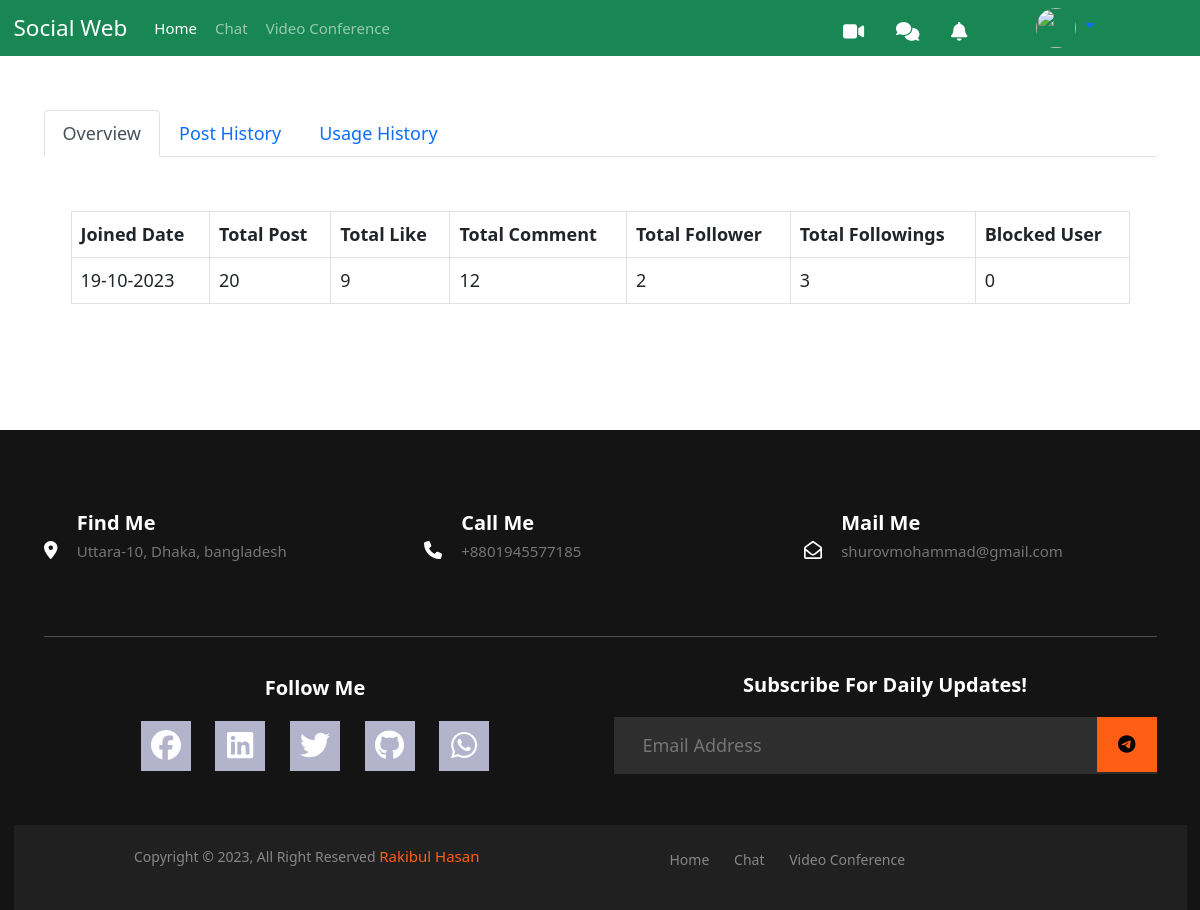
Screenshot of /reports/shurov64/ (signed in) with the database file from the repository.
### base/models.py (models this page shows, shortened)
class Profile(models.Model):
    user = models.OneToOneField(User, on_delete=models.CASCADE,  null=True, blank=True)
    bio = models.CharField(null=True, blank=True, max_length= 121)
    about = models.TextField(null=True, blank=True)
    profileimg = models.ImageField(upload_to='profile/', default='blank-profile-picture.png', max_length=250)
    location = models.CharField(max_length=100, null=True, blank=True)
    country = models.CharField(max_length=100,  null=True, blank=True)
    facebook =models.URLField(max_length=200, null=True, blank=True)
    twitter =models.URLField(max_length=200, null=True, blank=True)
    linkdin = models.URLField(max_length=200, null=True, blank=True)
    github = models.URLField(max_length=200, null=True, blank=True)
    created_at = models.DateTimeField(auto_now_add=True)
    updated_at = models.DateTimeField(auto_now=True)
    total_post = models.IntegerField(default=0)
    total_follower = models.IntegerField(default=0)
    total_following = models.IntegerField(default=0)
    followers = models.ManyToManyField(User, related_name='followers', blank=True)
    following = models.ManyToManyField(User, related_name='following', blank=True)
    blocklist = models.ManyToManyField(User, related_name='blocklist', blank=True)

### base/views.py (the view)
# urls.py: path('reports/<str:username>/', views.reports, name='reports'),
@login_required(login_url='/login/')
def reports(request, username):
    user = User.objects.get(username = username)
    overview = Profile.objects.get(user = user)
    posts = Post.objects.filter(authorprofile = overview)
    total_comments = 0
    for post in posts:
       total_comments +=  post.total_comment
    likes = Like.objects.filter(post__in =posts)
    total_likes = len(likes)
    log_history = UserLoginHistory.objects.filter(user = user)
    context = {
        'overview': overview,
        'total_likes': total_likes,
        'comment': comment,
        'total_comments': total_comments,
        'posts': posts,
        'log_history': log_history,
    }
    return render(request, 'base/reports.html', context)

### chat/views.py (called while the page is built)
def custom_processor(request):
    if request.user.is_authenticated:
        notification_count = Notification.objects.filter(receiver=request.user, is_read= False).count()
    else:
        notification_count = 0
    return {"notification_count": notification_count}

### base/templates/base/reports.html (shortened to what this page needs)
{% extends 'base/base.html' %}
{% block content %}
<div class="container mt-5">
    <div class="row">
        <div class="col">
            <nav>
                <div class="nav nav-tabs" id="nav-tab" role="tablist">
                  <button class="nav-link active" id="nav-overview-tab" data-bs-toggle="tab" data-bs-target="#nav-overview" type="button" role="tab" aria-controls="nav-home" aria-selected="true">Overview</button>
                  <button class="nav-link" id="nav-post-tab" data-bs-toggle="tab" data-bs-target="#nav-post" type="button" role="tab" aria-controls="nav-profile" aria-selected="false">Post History</button>
                  <button class="nav-link" id="nav-usage-tab" data-bs-toggle="tab" data-bs-target="#nav-usage" type="button" role="tab" aria-controls="nav-contact" aria-selected="false">Usage History</button>
                </div>
            </nav>
        </div>
    </div>
    <div class="row">
        <div class="col">
            <div class="tab-content" id="nav-tabContent">
                <div class="tab-pane fade show active" id="nav-overview" role="tabpanel" aria-labelledby="nav-overview-tab">
                    <div class="container table-responsive py-5">
                        <table class="table table-bordered table-hover">
                        <thead class="thead-dark">
                            <tr>
                            <th scope="col">Joined Date</th>
                            <th scope="col">Total Post</th>
                            <th scope="col">Total Like</th>
                            <th scope="col">Total Comment</th>
                            <th scope="col">Total Follower</th>
                            <th scope="col">Total Followings</th>
                            <th scope="col">Blocked User</th>
                            </tr>
                        </thead>
                        <tbody>
                            <tr>
                            <td>{{ request.user.date_joined|date:"d-m-Y" }}</td>
                            <td>{{ overview.total_post }}</td>
                            <td>{{ total_likes }}</td>
                            <td>{{ total_comments }}</td>
                            <td>{{ overview.followers.count }}</td>
                            <td>{{ overview.following.count }}</td>
                            <td>{{ overview.blocklist.count }}</td>
                            </tr>
                        </tbody>
                        </table>
                    </div>
                </div>
            </div>
        </div>
    </div>
</div>
{% endblock content %}

### static/css/index.css (style rules this page uses)
:root { font-family: poppins,Helvetica, sans-serif; font-size: 18px; overflow-x: hidden; background-color: rgba(236, 236, 243, 0.815); --gray-- : rgb(110, 110, 110); --black--: rgb(31, 31, 31); --blue--: rgb(53, 137, 233); }

### static/css/chat.css (style rules this page uses)
article, aside, details, figcaption, figure, footer, header, hgroup, menu, nav, section { display: block; }
body { line-height: 1.5; }
table { border-collapse: collapse; border-spacing: 0; }
body { margin: 0; font-family: 'Open Sans', sans-serif; line-height: 1.5; -webkit-font-smoothing: antialiased; -moz-osx-font-smoothing: grayscale; }
html { min-height: 100%; -webkit-font-smoothing: antialiased; -moz-osx-font-smoothing: grayscale; }
* { margin-bottom: 0; }

### static/css/profile.css (style rules this page uses)
body { margin-top:20px; color: #1a202c; text-align: left; background-color: #e2e8f0; }

### rows the page displays
Profile: total_post "20", followers.count "2", following.count "3", blocklist.count "0"

### other values shown
{{ request.user.date_joined|date:"d-m-Y" }} "19-10-2023"
{{ total_likes }} "9"
{{ total_comments }} "12"
